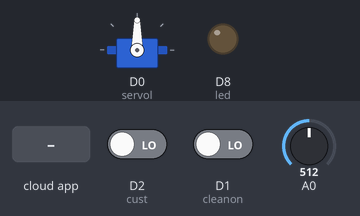
Bench run of a sketch on a simulated ESP8266 (NodeMCU). Parts: servo, output pins drawn as LEDs (lit = HIGH). The test bench sets the inputs (shaded band); at power-on: D2 (cust) LOW, D1 (cleanon) LOW, A0 = 512. WiFi joins after 1.5 s; servers stay silent unless stated; the Firebase database answers and starts empty; pins used as bus, display or sensor lines are not drawn; what the sketch prints to the serial monitor is not drawn.

Above: at 2.8 s.
2.9 s: the phone or cloud app sets alert to 1
At 3.45 s:
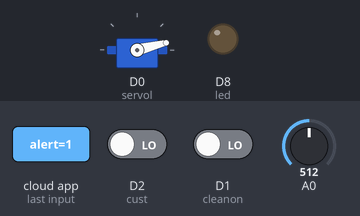
6.2 s: the phone or cloud app sets alert to 1
At 6.45 s:
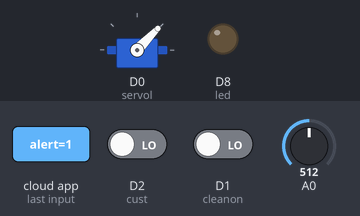
Timing chart, 0 to 12.8 s (numbered marks = the images above; inputs shaded):
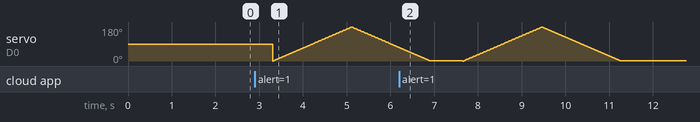

The sketch:

sih.ino
```cpp
#include<ESP8266WiFi.h>
#include<FirebaseArduino.h>
#include<Servo.h>
#define FIREBASE_HOST  "pdhh7511.firebaseio.com"
#define FIREBASE_AUTH "XHltqT7OMBjqsJ4DPzMhGgZyD3aAE76piuIgbJ6A"
Servo servol;// alert to admin if cleaner wont cleaN

String ssid = "ACT114";     // Your WiFi credentials.
String pass = "12345678";
int presetdelay = 5000;
int gas = 13;
int i, pos1;
int r1 = 14;
int r2 = 12;
int count = 0;
int temp = 0;
int total = 0;
long int ontime = 0;
int cust = D2;
int cleanon = D1;
//int cleanoff = D3;
int cleanc = 0;
int led = D8;
int noc = 0;
int cleanf = 0;
int t;
int custc;
// Variables will change:
int buttonPushCounter = 0;   // counter for the number of button presses
int buttonState = 0;         // current state of the button
int lastButtonState = 0;     // previous state of the button
int buttonPushCounter1 = 0;   // counter for the number of button presses
int buttonState1= 0;         // current state of the button
int lastButtonState1= 0;     // previous state of the button

void setup() {
  servol.attach(16);
  pinMode(gas, INPUT);
  pinMode(cleanon, INPUT);
  pinMode(cust, INPUT);
  pinMode(led, OUTPUT);
  pinMode(r1, OUTPUT);
  pinMode(r2, OUTPUT);
 Serial.begin(9600);
  WiFi.begin(ssid, pass);
  Serial.print("connecting");
  while (WiFi.status() != WL_CONNECTED) {
    Serial.print(".");
    delay(500);
  }
  Serial.println();
  Serial.print("connected: ");
  Serial.println(WiFi.localIP());
  Firebase.begin(FIREBASE_HOST, FIREBASE_AUTH);
  if (Firebase.failed()) {
    Serial.print("setting /number failed:");
    Serial.println(Firebase.error());
    return;
  }
  Firebase.setInt("alert", 0);
}

void loop()
{

  buttonState = digitalRead(cleanon);
  if (buttonState!= lastButtonState)
  {

    if (buttonState== HIGH)
    {
      buttonPushCounter++;
      Serial.println("on");
      Serial.print("number of button pushes: ");
      Serial.println(buttonPushCounter);
    }
    else
    {

      Serial.println("off");
    }

    delay(75);
  }
  lastButtonState = buttonState;

  if (buttonPushCounter == 2) //I am adding this if loop so that the button counter value toggles only between 1 & 0
  {
    buttonPushCounter = 0;


  }
  cleanc = buttonPushCounter;  //this increments everytime the pushbutton is pressed

if(cleanc==0)
{
  Firebase.setInt("clean",0);
  noc++;
  Firebase.setInt("noc11",noc);
}


  if (cleanc == 1)
  {
    Firebase.setInt("clean", 0);


  }

  // put your main code here, ,to run repeatedly:
  int value = analogRead(gas);
   buttonState1 = digitalRead(cust); //i am assuming u have connected the pushbutton to cleanon digital pin.

  // compare the buttonState to its previous state
  if (buttonState1 != lastButtonState1) {
    // if the state has changed, increment the counter
    if (buttonState1== HIGH) {
      // if the current state is HIGH then the button went from off to on:
      buttonPushCounter1++;
      Serial.println("on");
      Serial.print("number of button pushes: ");
      Serial.println(buttonPushCounter1);
    } else {
      // if the current state is LOW then the button went from on to off:
      Serial.println("off");
    }
    // Delay a little bit to avoid bouncing
    delay(50);
  }
  // save the current state as the last state, for next time through the loop
  lastButtonState1 = buttonState1;

  if (buttonPushCounter1 == 2) //I am adding this if loop so that the button counter value toggles only between 1 & 0
  {
   Firebase.setInt("cc",0);
    buttonPushCounter1 = 0;
  }
  custc= buttonPushCounter1;  //this increments everytime the pushbutton is pressed


  int alert = Firebase.getInt("alert");
  if (value == HIGH && cleanc == 0)
  {
    Serial.print("washroom is ready to clean harmful gas detected");
    digitalWrite(r1, HIGH); //BUZZER
    digitalWrite(r2, HIGH); //SOLENOID


      for (pos1 = 0; pos1 < 180; pos1 += 1)
      {
        servol.write(pos1);
        delay(10);
      }
      for (pos1 = 180; pos1 >= 1; pos1 -= 1)
      {
        servol.write(pos1);
        delay(10);
      }

    ontime = millis();
    temp = 1;
    value = LOW;
  }
  if (custc == HIGH)
  {
    Firebase.setInt("cc",1);
  }
  if (alert == 1)
  {
    Serial.print("washroom is ready to clean (met the maximum usage)");
    digitalWrite(r1, HIGH); //BUZZER
    digitalWrite(r2, HIGH); //SOLENOID

      for (pos1 = 0; pos1 < 180; pos1 += 1)
      {
        servol.write(pos1);
        delay(10);
      }
      for (pos1 = 180; pos1 >= 1; pos1 -= 1)
      {
        servol.write(pos1);
        delay(10);
      }

    temp = 1;
    ontime = millis();
    Firebase.setInt("alert", 0);
  }
  presetdelay = Firebase.getInt("presetdelay") * 1000;
  if ((temp == 1) && (millis() > (ontime + presetdelay)))
  {
    Serial.println("inside");
    digitalWrite(r1, LOW);
    temp = 0;
  }

  if ((temp == 1) && (millis() > (ontime + presetdelay)))//can reset or fix the timing the relay should run
  {
    Serial.println("inside");
    digitalWrite(r2, LOW);
    temp = 0;

  }
}
```
